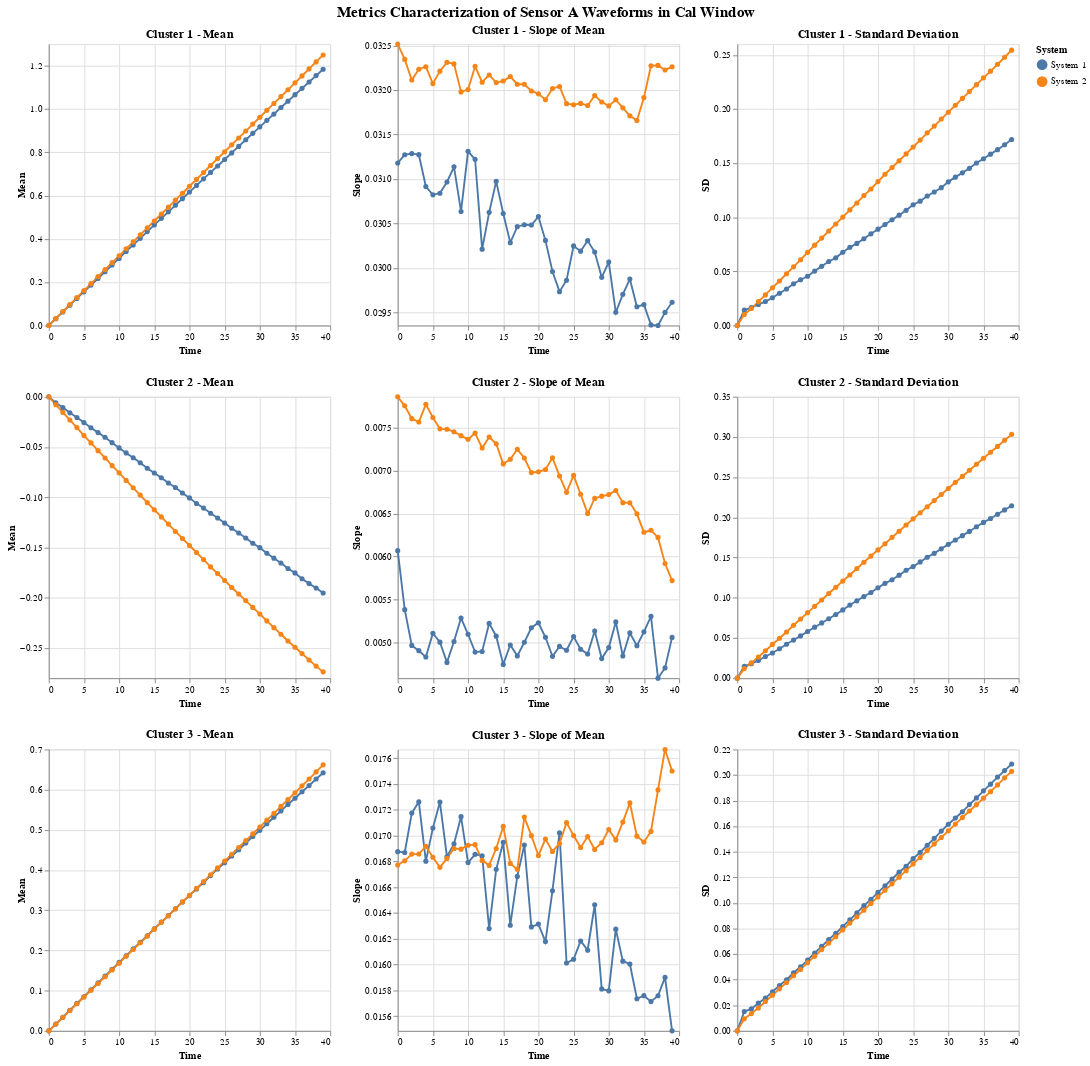

The notebook cell saved with this chart:
### Code cell
# Call the function to plot all clusters
plotAllClusters(A_cal_window_zero, y_pred, 'Cal','A')
